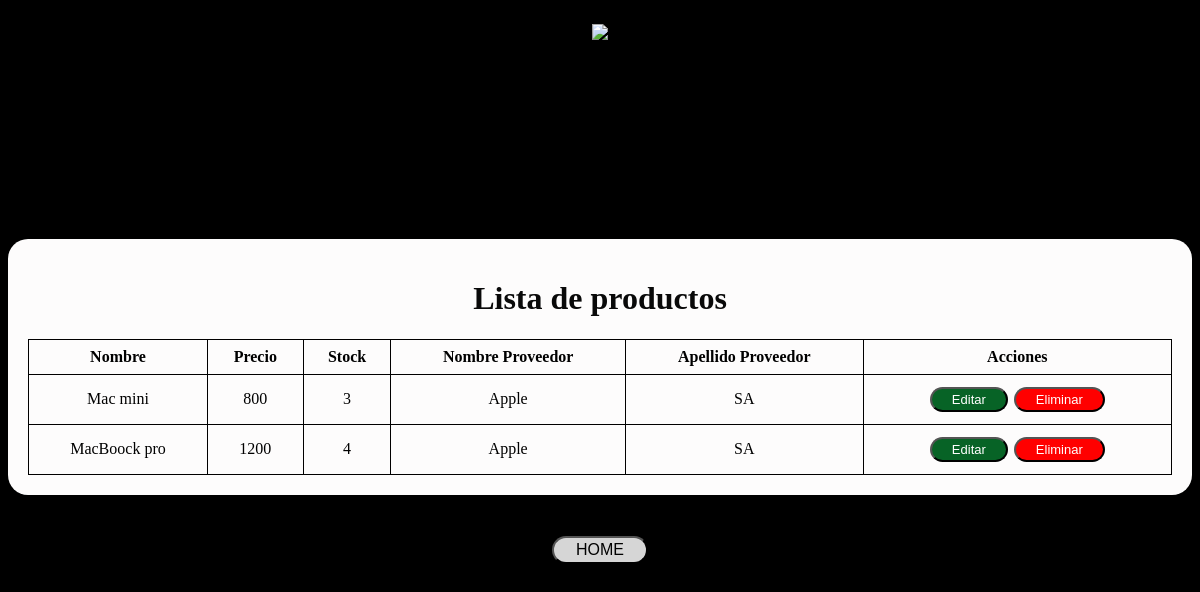
Before: /producto_list/ with the older database file.
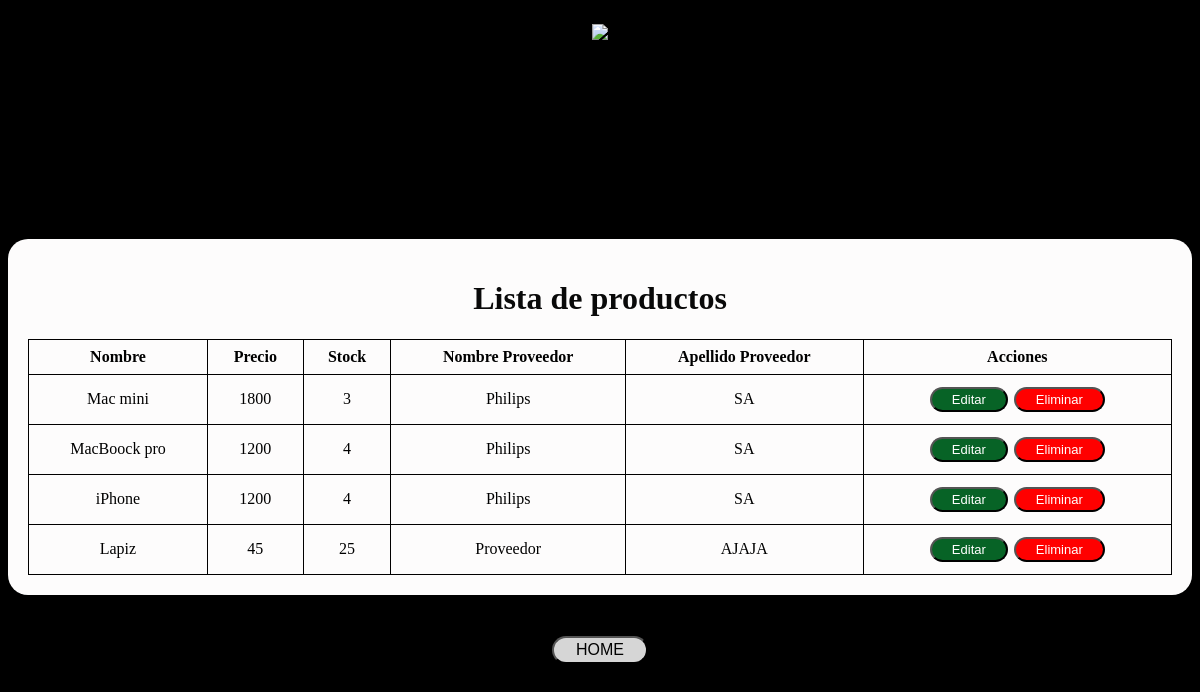
After: the same page with the newer database file.
### compra/models.py (models this page shows, shortened)
class Producto(models.Model):
    nombre = models.CharField(max_length=50)
    precio = models.IntegerField()
    stock = models.IntegerField()
    proveedor = models.ForeignKey(Proveedor, on_delete=models.CASCADE)

class Proveedor(models.Model):
    nombre = models.CharField(max_length=50)
    apellido = models.CharField(max_length=50)
    dni = models.IntegerField()

### compra/views.py (the view)
# urls.py: path('producto_list/', views.producto_list, name='producto_list'),
def producto_list(request):
    productos = Producto.objects.all()
    return render(request, 'productos_list.html', {'productos': productos})

### compra/templates/productos_list.html (shortened to what this page needs)
{% load static %}
<!DOCTYPE html>
<html lang="en">
<head>
    <link type="text/css" rel="stylesheet" href="{% static 'css/productos.css' %}">
</head>
<body>
    <div class="img-proveedores">
        <img  src="https://firebasestorage.googleapis.com/v0/b/imagenes-memo.appspot.com/o/lista%20producto.png?alt=media&token=55682076-319f-4830-acb0-f7d5f77efd19">
    </div>
    <div class="table-producto">
        <table>
            <thead>
                <tr>
                    <th>Nombre</th>
                    <th>Precio</th>
                    <th>Stock</th>
                    <th>Nombre Proveedor</th>
                    <th>Apellido Proveedor</th>
                    <th>Acciones</th>
                </tr>
            </thead>
            <tbody>
                <h1 class="title-producto">Lista de productos</h1>
                {% for producto in productos %}
                <tr>
                    <td>{{ producto.nombre }}</td>
                    <td>{{ producto.precio }}</td>
                    <td>{{ producto.stock }}</td>
                    <td>{{ producto.proveedor.nombre }}</td>
                    <td>{{ producto.proveedor.apellido }}</td>
                    <td>
                        <form action="{% url 'producto_eliminar' producto.pk %}" method="post" style="display: inline;">
                            <input class="boton_editar" type="submit" name="editar" value="Editar">
                            <input class="boton_eliminar" type="submit" name="eliminar" value="Eliminar">
                        </form>
                    </td>
                </tr>
                {% endfor %}
            </tbody>
        </table>
    </div>
    <div class="boton-producto">
        <button><a href="{% url 'index' %}">HOME</a></button>
    </div>
</body>
</html>

### StockControl/static/css/productos.css (style rules this page uses)
body { background-color: black; }
.title-producto { text-align: center; color: rgb(9, 9, 9); }
.table-producto { margin: 0 auto; margin-top: 25px; border-radius: 20px; padding: 20px; background-color: rgb(253, 252, 252); color: black; }
table { width: 100%; border-collapse: collapse; }
table th, table td { border: 1px solid black; padding: 8px; text-align: center; }
button a { text-decoration: none; color: inherit; }
.boton-producto { margin-top: 2%; display: flex; justify-content: center; }
button { border-radius: 20px; background-color: #d6d6d6; color: black; padding: 3px 22px; text-align: center; text-decoration: none; display: inline-block; font-size: 16px; margin: 18px 2px; cursor: pointer; text-decoration: none; }
.boton_eliminar { background-color: red; color: white; border-radius: 20px; padding: 3px 20px; text-align: center; text-decoration: none; display: inline-block; font-size: 13px; margin: 4px 1px; cursor: pointer; text-decoration: none }
.boton_editar { background-color: rgb(7, 99, 38); color: white; border-radius: 20px; padding: 3px 20px; text-align: center; text-decoration: none; display: inline-block; font-size: 13px; margin: 4px 1px; cursor: pointer; text-decoration: none }
.img-proveedores { margin-top: 2%; display: flex; justify-content: center; height: 190px; }

Changed rows visible on the page:
changed Producto "Mac mini": precio "800" → "1800"; proveedor.nombre "Apple" → "Philips"
changed through a linked row, Producto "MacBoock pro": proveedor.nombre "Apple" → "Philips"
added Producto: nombre "iPhone", precio "1200", stock "4", proveedor.nombre "Philips", proveedor.apellido "SA"
added Producto: nombre "Lapiz", precio "45", stock "25", proveedor.nombre "Proveedor", proveedor.apellido "AJAJA"
